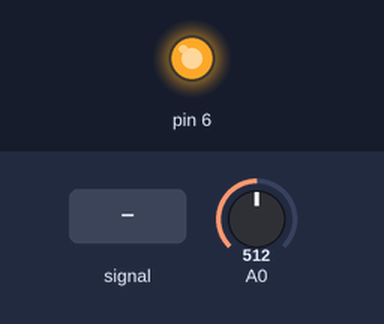
The sketch below on a simulated Arduino Uno, built with avr-gcc and run on an emulated ATmega328P. Parts: output pins drawn as LEDs (lit = HIGH). The inputs (shaded band) are chosen by the test bench; at power-on: A0 = 512. What the sketch prints to the serial monitor is not drawn.

Above: at 0.15 s.
1.3 s: A0 fed a 200 Hz sine of ±255 counts around its level
At 1.98 s:
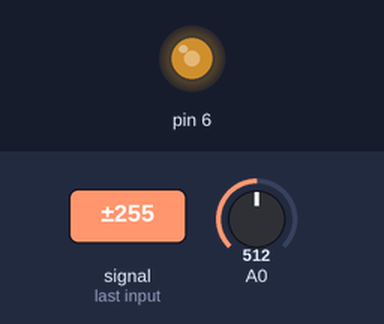
4.3 s: A0 set to 413
At 4.71 s:
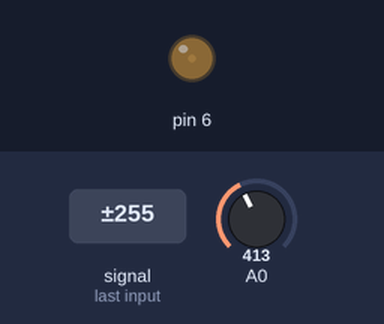
7.3 s: A0 set to 383
10.3 s: A0 fed a 1000 Hz sine of ±255 counts around its level
At 15.41 s:
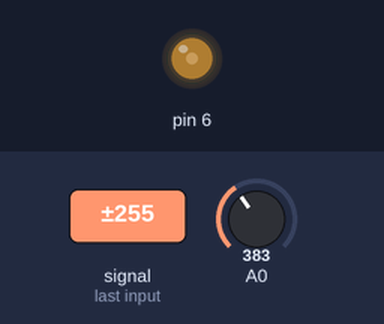
Timing chart, 0 to 35.0 s (numbered marks = the images above; inputs shaded):
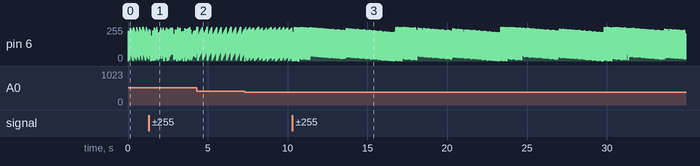

The sketch:

Lab8Circuit3.ino
```cpp
/*
  Lab 8 Circuit 3
  Use Proportional control to keep constant light level
  By: Martin and Mohammad
  Written: 3/23/22
  I/O Pins
  A0: Photoresistor
  A1:
  A2:
  A3:
  A4:
  A5:
  D0:
  D1:
  D2:
  D3:
  D4:
  D5:
  D6:
  D7:
  D8: LED
  D9:
  D10:
  D11:
  D12:
  D13:
*/
volatile unsigned char pV = 0;

//save ADC value to result
ISR(ADC_vect) {
  pV = ADCH;
}

void setup() {
  // put your setup code here, to run once:
  DDRD = 0x40;
  cli();
  ADCSRA = 0xEF;
  ADCSRB = 0x00;
  ADMUX = 0x60;

  TCCR0A = 0x83;
  TCCR0B = 0x03;

  OCR0A = 255;

  sei();
  Serial.begin(9600);
}

void loop() {
  unsigned char  sP = 184;
  unsigned char  Kp = 4;
  unsigned char  Ki = 10;
  unsigned char  tau = 7;
  static unsigned char x = 0;
  int errHist[tau];


  int err = sP - pV;

  errHist[x % tau] = err;
  int histSum = sum(errHist, tau);

  OCR0A += (Kp * err) / 10;
  OCR0A += (Ki * histSum) / 100;

  x++;

  Serial.print(pV);
  Serial.print('\t');
  Serial.println(sP);

}

int sum(int r[], unsigned char n) {
  int tempVar = 0;
  for (char j = 0; j < n; j++) {
    tempVar += r[j];
  }
  return tempVar;
}
```
